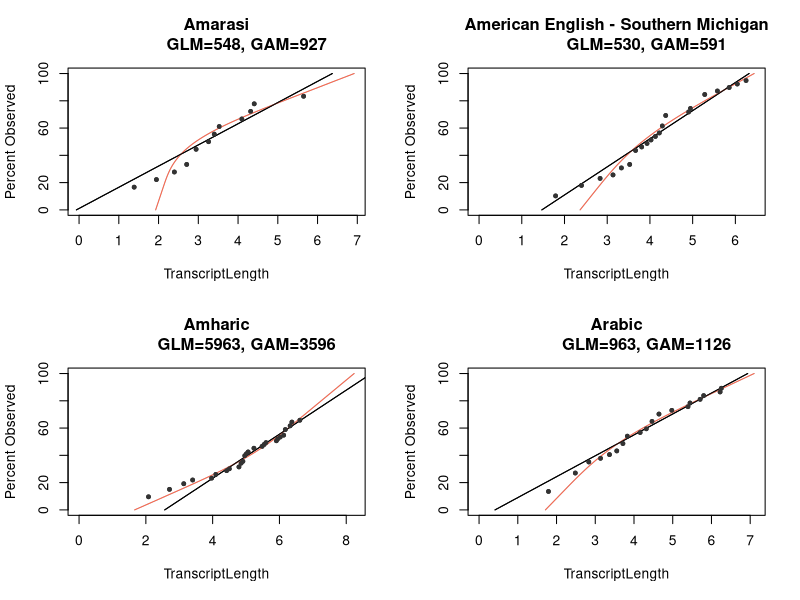
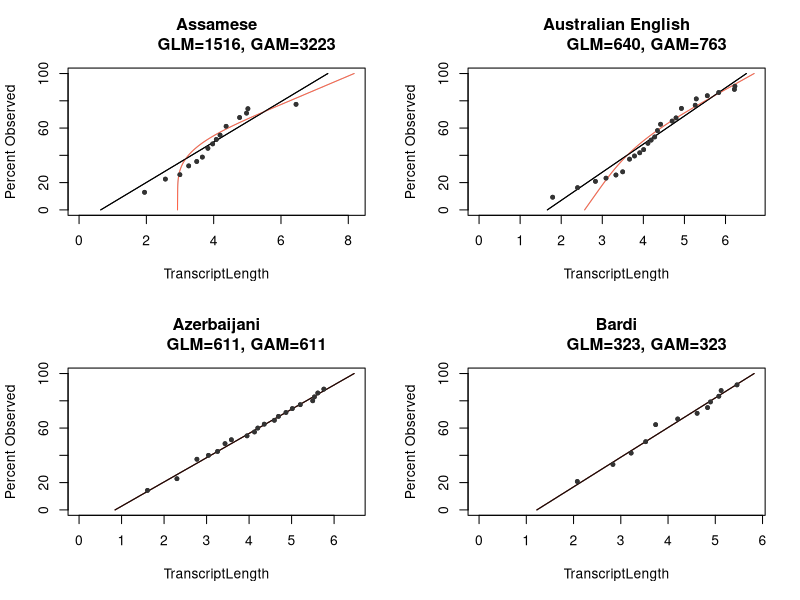
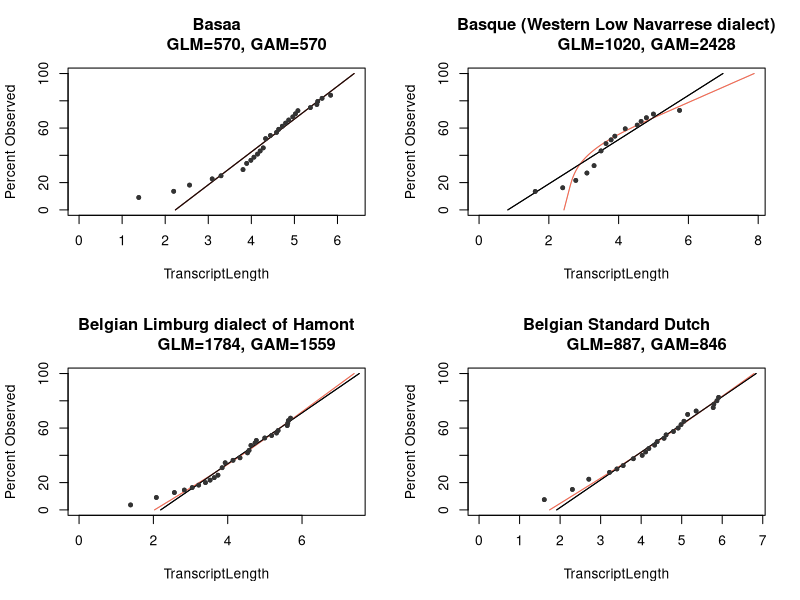
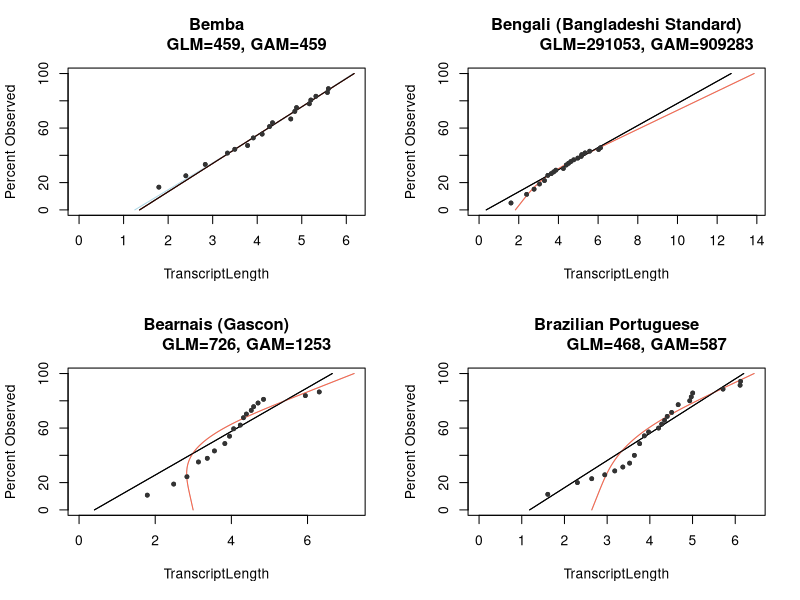
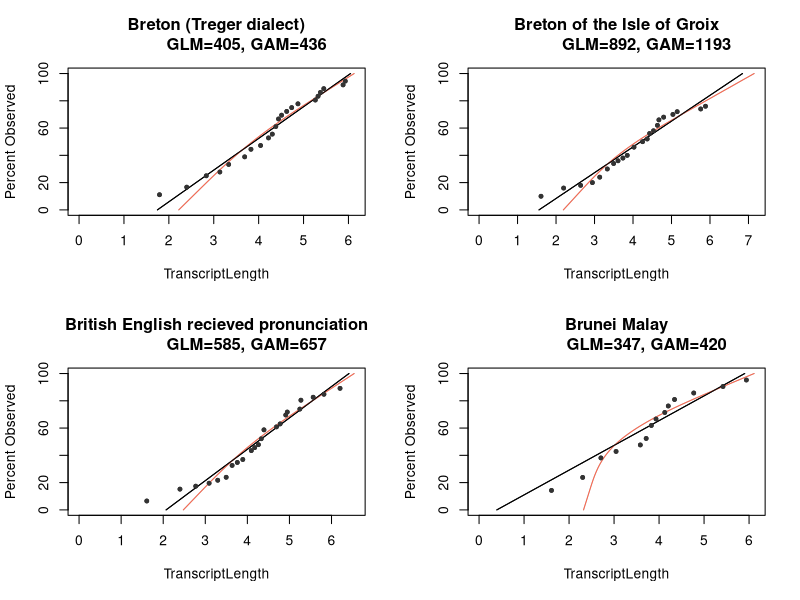
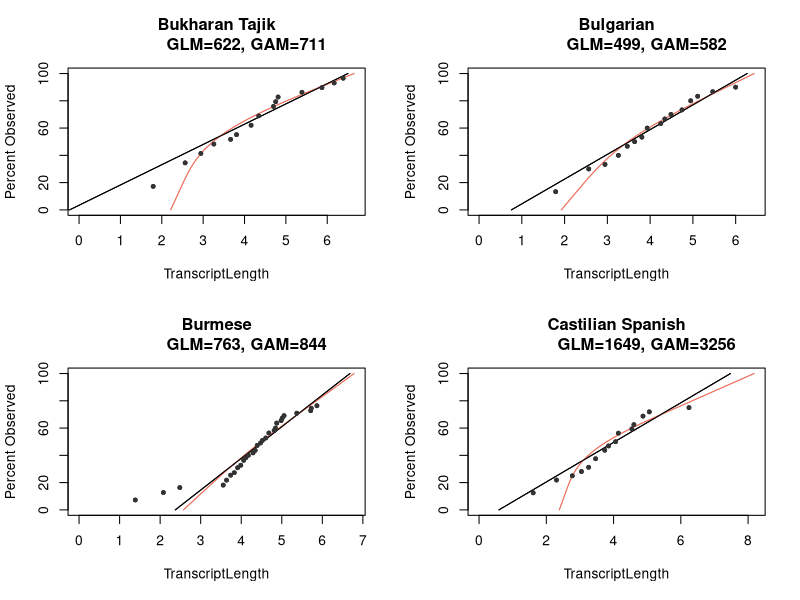
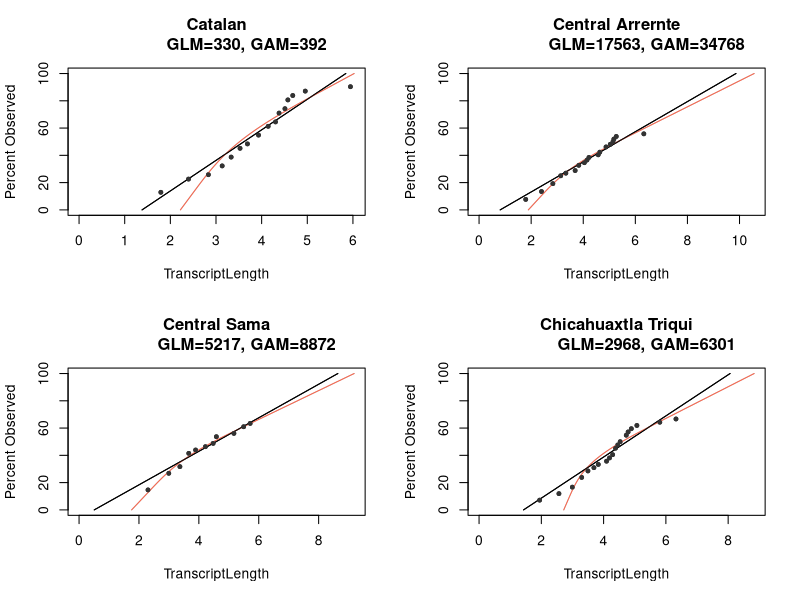
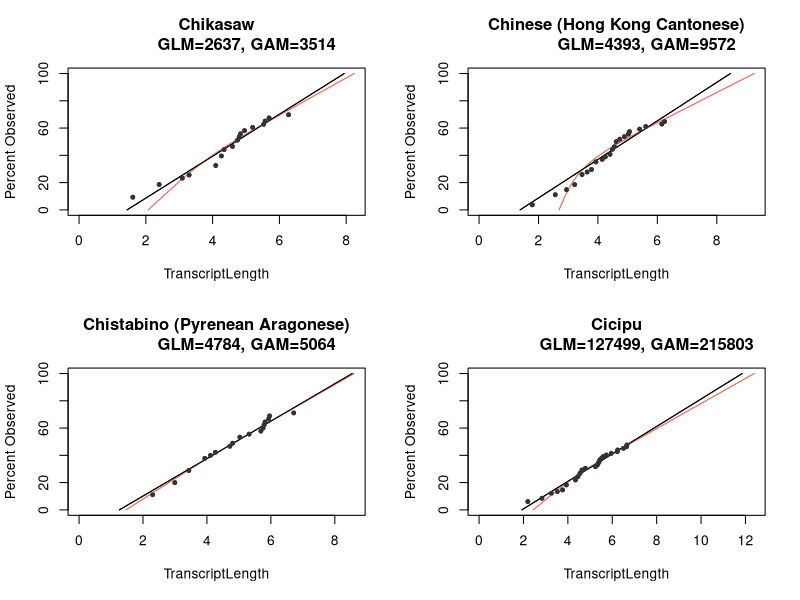

Reproduce these figures in R, in order.
library(ggplot2)
library(mgcv)

options(scipen = 5)

# fits all models including:
# 0: a linear model
# 1-N: GAMs with varying knots (specified by vector given in `ks`)
#
# `ks` specifies which models to run. It should probably include 0, up to the
# number of knots. If you specify more knots than the available degrees of
# freedom then mgcv will generate errors. Therefore you probably want to set
# the max value in `ks` to the number of unique values in your data column e.g.
# > ks=0:length(unique(d$OPercent))
#
# Returns a list of:
#  1. df -- a data frame of results
#  2. models -- a list of fitted model objects
#  3. x  -- the x axis values
#  4. y -- the y axis values

fitModels <- function(d, ks=0:2, method="REML") {
    percent <- seq(0, 100, 1)

    models <- list()
    df <- data.frame(
        Model = NULL, k = NULL, RecoveryLength = NULL, RSQ = NULL,
        ResidDF = NULL, ChiSQ = NULL, EDF = NULL, AIC = NULL
    )

    for (k in ks) {
        # equiv to lm
        if (k == 0) {
            m <- mgcv::gam(
                TranscriptLength ~ OPercent,
                data = d, method = method, family = poisson(link = log),
                select = TRUE
            )
        } else {
            m <- mgcv::gam(
                TranscriptLength ~ s(OPercent, k = k),
                data = d, method = method, family = poisson(link = log),
                select = TRUE
            )
        }

        p <- predict(m, data.frame(OPercent = percent), family = poisson(link = log))
        summ <- summary.gam(m)
        models[[as.character(k)]] <- m

        df <- rbind(df, data.frame(
            Model = ifelse(k == 0, 'LM', 'GAM'),
            k = k,
            RecoveryLength = exp(p[[100]]),
            RSQ = summ$r.sq,
            ResidDF = summ$residual.df,
            ChiSQ = ifelse(k == 0, NA, summ$chi.sq),
            EDF = ifelse(k == 0, NA, summ$edf),
            AIC = AIC(m)
        ))
    }
    # flag best model
    df$Best <- df$AIC == min(df$AIC, na.rm = TRUE)
    list(df = df, models = models, x = log(d$TranscriptLength), y = d$OPercent)
}




plotModels <- function(results, title, xlab="x", ylab="y") {
    percent <- seq(0, 100, 1)

    # find best model
    best <- as.character(results$df[results$df$Best, 'k'][[1]])
    p.best <- predict(
        results$models[[best]],
        data.frame(OPercent = percent),
        family = poisson(link = log)
    )
    p.lm <- predict(
        results$models[['0']],
        data.frame(OPercent = percent),
        family = poisson(link = log)
    )

    plot(
        results$x, results$y,
        xlab = xlab, ylab = ylab,
        xlim = c(0, max(p.best)), ylim = c(0, 100),
        pch = 19, cex = 0.6, col = "#333333",
        main = sprintf(
            "%s
            GLM=%0.0f, GAM=%0.0f",
            title,
            results$df[results$df$k == '0', 'RecoveryLength'],
            results$df[results$df$k == best, 'RecoveryLength']
        )
    )

    for (r in names(results$models)) {
        p <- predict(
            results$models[[r]],
            data.frame(OPercent = percent),
            family = poisson(link = log)
        )
        color <- ifelse(r == '0', 'black', 'lightblue')
        lines(p, percent, col = color)
    }

    # over plot best fitting model and lm
    lines(p.best, percent, col = 'tomato')
    lines(p.lm, percent, col = 'black')
    # and over plot the real data points so they're not hidden
    points(results$x, results$y, pch = 19, cex = 0.6, col = "#333333")
}



records <- read.delim('coverage.dat', header=TRUE)

completed <- NULL

pdf('predict-gamm-individual.pdf')
par(mfrow = c(2, 2))
for (lang in unique(records$Language)) {

    d <- records[records$Language == lang,]
    d <- d[d$TranscriptLength > 0,]  # remove zero
    # and because our raw data is scanning the transcript in percentage blocks
    # we get runs of rows where the Observed number of phonemes is the same,
    # e.g. see the run of 14 below:
    #           Language        Position PPercent OPercent Observed
    #           Zurich German        5        1    5.455        3
    #           Zurich German       11        2   14.545        8
    #           Zurich German       16        3   16.364        9
    #           Zurich German       21        4   16.364        9
    #           Zurich German       26        5   16.364        9
    #           Zurich German       32        6   21.818       12
    #           Zurich German       37        7   25.455       14
    #           Zurich German       42        8   25.455       14
    #           Zurich German       48        9   25.455       14
    #           Zurich German       53       10   25.455       14
    #           Zurich German       58       11   25.455       14
    #           Zurich German       63       12   25.455       14
    #
    # ... these runs will interfere with the GAM, especially if they're near
    # the end of the sequence (where they will make the tail of the curve flatter)
    # and hence make inflate the time for recovery of the full phoneme inventory.
    d <- d[!duplicated(d$Observed), ]  # remove duplicate observations

    
    # Set maximum knots to be low so we don't overfit given the small size of the data.
    max_knots <- 3
    cat(sprintf("Calculating %s using k=%s", lang, max_knots), sep="\n")
    
    res <- fitModels(d, ks = c(0, max_knots))
    warnings()  # print any warnings

    plotModels(res, lang, xlab = "TranscriptLength", ylab = "Percent Observed")
    warnings()  # print any warnings

    # add some extra data to res$df
    res$df$Language <- d$Language[[1]]
    res$df$Family <- d$Family[[1]]
    res$df$TotalInventory <- d$TotalInventory[[1]]

    if (is.null(completed)) {
        completed <- res$df
    } else {
        completed <- rbind(completed, res$df)
    }
    
}
dev.off()

warnings()

p <- ggplot(completed[completed$Best,], aes(x = TotalInventory, y = RecoveryLength))
p <- p + geom_point() + geom_smooth(method = "gam", method.args = list(k = 20))
p <- p + scale_y_log10()
p <- p + xlab("Number of Phonemes in Inventory")
p <- p + ylab("Necessary Transcript Length")
p <- p + theme_classic()

ggsave('predict-gamm-combined.pdf', p)


p <- ggplot(completed[completed$k==0,], aes(x = TotalInventory, y = RecoveryLength))
p <- p + geom_point() + geom_smooth(method = "gam", method.args = list(k = 20))
p <- p + scale_y_log10()
p <- p + xlab("Number of Phonemes in Inventory")
p <- p + ylab("Necessary Transcript Length")
p <- p + theme_classic()
ggsave('predict-lm-combined.pdf', p)



p <- ggplot(completed[completed$Best,], aes(RecoveryLength))
p <- p + geom_histogram()
p <- p + scale_x_log10()
p <- p + theme_classic()
ggsave('predict-gamm-histogram.pdf', p)


p <- ggplot(completed[completed$k==0,], aes(RecoveryLength))
p <- p + geom_histogram()
p <- p + scale_x_log10()
p <- p + theme_classic()
ggsave('predict-lm-histogram.pdf', p)



sink("summary_of_best_estimates.txt")
cat("GAMM:\n")
summary(completed[completed$Best,]$RecoveryLength)
sd(completed[completed$Best,]$RecoveryLength)
cat("\n\n")
cat("LM:\n")
summary(completed[completed$k==0,]$RecoveryLength)
sd(completed[completed$k==0,]$RecoveryLength)
sink()


write.table(
    completed, file = "predict-gamm.dat",
    quote = FALSE, row.names = FALSE, sep = "\t"
)
